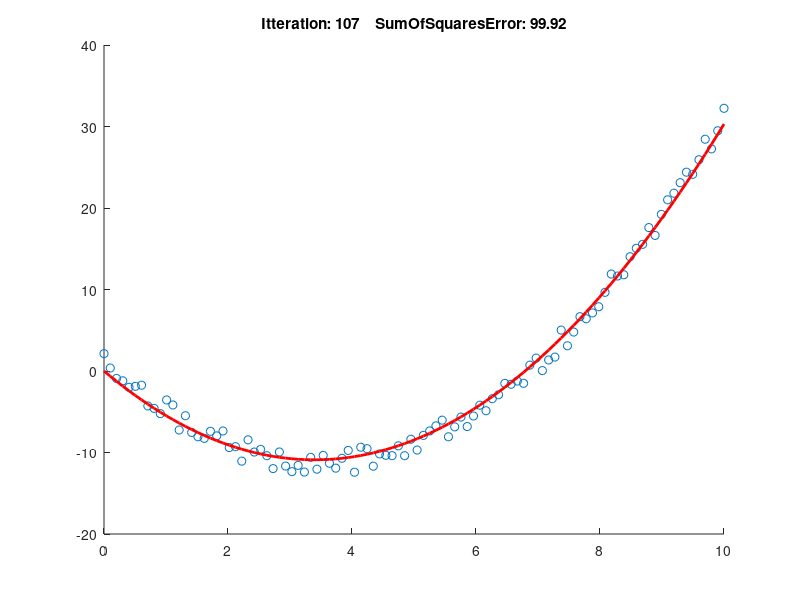

MATLAB code for this plot:
function [  ] = VisualIterativeFit(  )
%VISUALITERRATIVEFIT iterrative fit algorithm using the gradient descnent
% method that plots the progress as the fit occurs to illastrate the
% numerical fittng process and effects of error on the data. Data sets are
% generated using the fitting function with added error to the data.
%   Created by Ben Stadnick on June 2017

    % Set up variables for generating data
    DataDetLenght = 100;
    trueparameters = [-7; 1];% True parameters for fitting function
    RandomError = 3;
    SystematicError = 1;
    DataRange = [0; 10];
    
    % Generate a data set to be fitted, 'x' is our independent variable and
    % 'y' is our ddependent variable
    x = linspace(DataRange(1), DataRange(2), DataDetLenght)';
    y = fitfunction(x, trueparameters);
    % Apply error
    for n = 1:DataDetLenght
        y(n) = y(n) + RandomError*rand(1) - RandomError/2 + SystematicError;
    end

    % Set up variables for fitting algorithm
    FitParameters = [-1; 0.5];% Initial guesses for fitted parameters
    StepSize = [1, 1];% Step size for each parameter
    Iterations = 200;% Maximim number of iterations
    Tolerance = 100;% Acceptable sum of least square errors
    fig = figure(1);
    
    % Run itterate fit and plot
    for n = 1:Iterations
        % Calculate the sum of least squares
        LeastSquaresValue_Current = sum( (fitfunction(x, FitParameters) - y).^2 );

        parameters_new = FitParameters;
        % Running gradient descent
        for k = 1:length(FitParameters)
            % Calculate new value
            parameters_new(k) = FitParameters(k)+StepSize(k);
            y_trial = fitfunction(x, FitParameters);
            LeastSquaresValue_New = sum( (fitfunction(x, parameters_new) - y).^2 );

            % Updating the parameters
            if(LeastSquaresValue_New < LeastSquaresValue_Current)
                LeastSquaresValue_Current = LeastSquaresValue_New;
                FitParameters = parameters_new;
                continue
            end

            % Calculate new value
            parameters_new(k) = FitParameters(k)-StepSize(k);
            y_trial = fitfunction(x, FitParameters);
            LeastSquaresValue_New = sum( (fitfunction(x, parameters_new) - y).^2 );

            % Updating the parameters
            if(LeastSquaresValue_New < LeastSquaresValue_Current)
                LeastSquaresValue_Current = LeastSquaresValue_New;
                StepSize(k) = -StepSize(k);
                FitParameters = parameters_new;
                continue
            end

            % If niether directions reduce the sum of least squares,
            % decrease step size
            StepSize(k) = StepSize(k)/2; 
        end
        
        % Plotting our final hypothesis
        figure(1);
        scatter(x, y);
        hold on;
        plot(x, fitfunction( x, FitParameters ), 'linewidth', 2, 'color', 'red');
        hold off
        LeastSquaresValue = sum( (fitfunction(x, FitParameters) - y).^2);
        title( sprintf('Itteration: %.0f    SumOfSquaresError: %.2f', n, LeastSquaresValue));

        % If tolerance is reached, end fit
        if(LeastSquaresValue_New <= Tolerance)
            break;
        end
    end
end
%%
%Fitting function
function [ y ] = fitfunction( x, parameters )
    y = x*parameters(1) + x.^2*parameters(2);    
end
